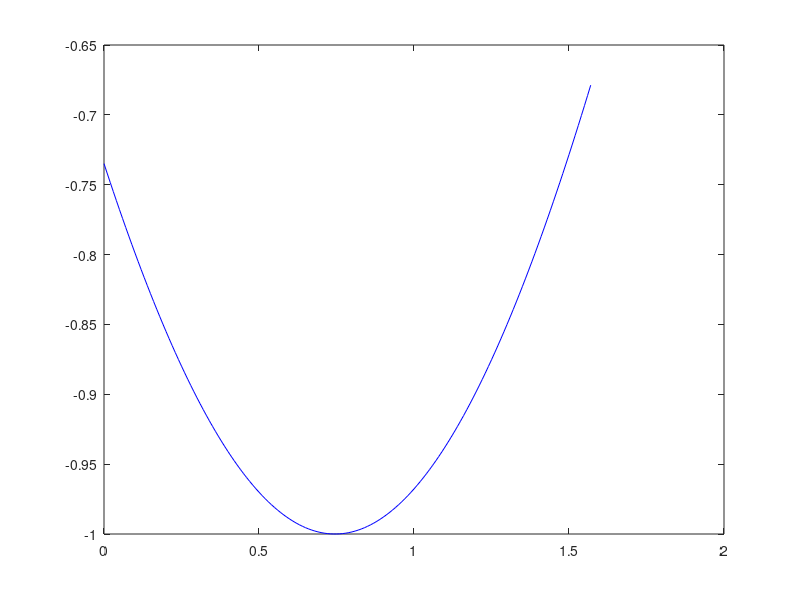

This chart was generated by the following MATLAB code: (Note: this script raises an error after producing the figure.)
function cerinta3()
    A = log2(sum(double('DIRVAREANUMARIUS')));
    figure(1);
    % f=inline('sin(x+A)');
    x=0:0.01:pi/2;
    f=@(x) (sin(x+A));
    rez=feval(f,x);
    plot(x,rez,'b');
    hold on;
    xval1=linspace(0,pi/2,5);
    yval1=interpliniar(x,f,xval1);
    plot(xval1,yval1,'r');
    hold on;
    xval2=linspace(0,pi/2,9);
    yval2=interpliniar(x,f,xval2);
    plot(xval2,yval2,'y');
    hold on;
    xval3=linspace(0,pi/2,17);
    yval3=interpliniar(x,f,xval3);
    plot(xval3,yval3,'magenta');
end